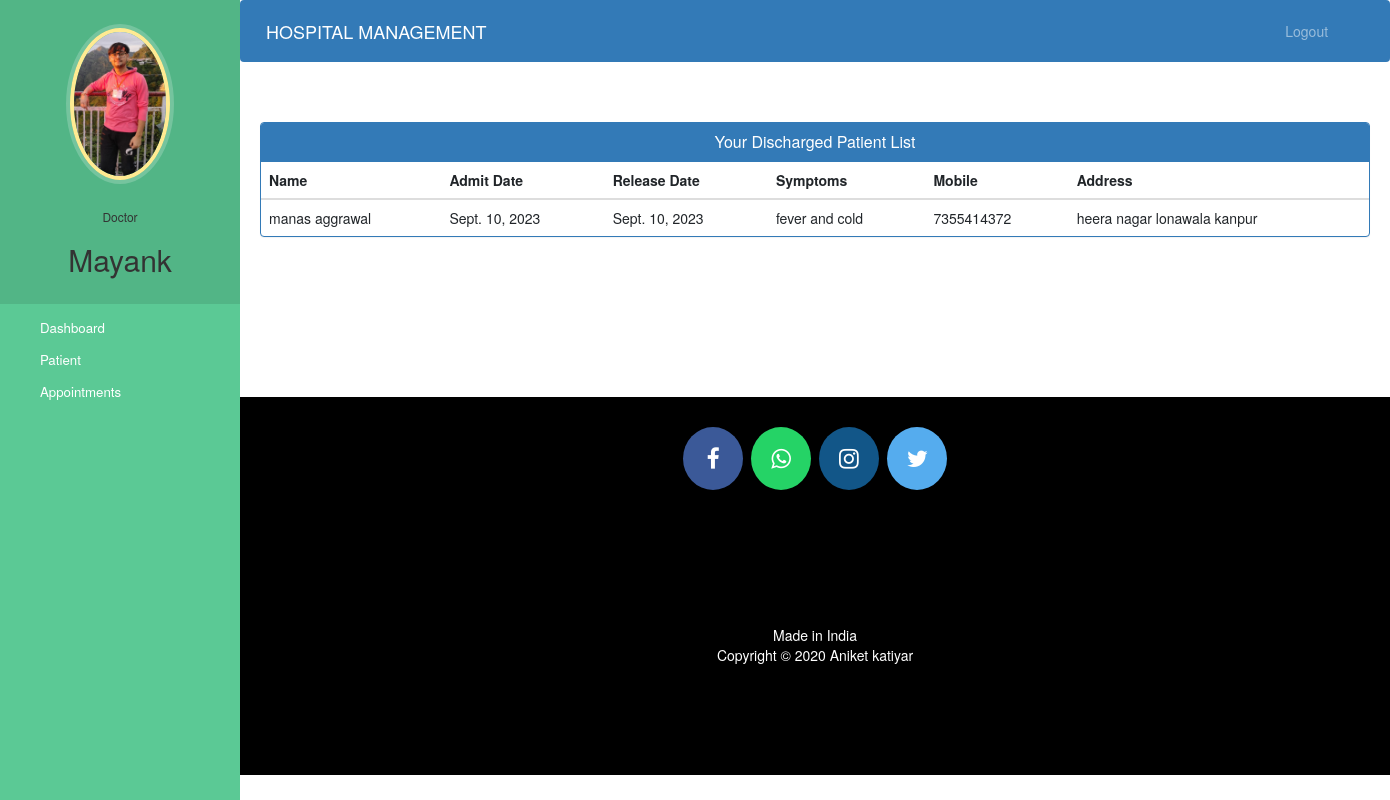
The page /doctor-view-discharge-patient (signed in) on the database its author committed.
### hospital/models.py (models this page shows, shortened)
class Doctor(models.Model):
    user=models.OneToOneField(User,on_delete=models.CASCADE)
    profile_pic= models.ImageField(upload_to='profile_pic/DoctorProfilePic/',null=True,blank=True)
    address = models.CharField(max_length=40)
    mobile = models.CharField(max_length=20,null=True)
    department= models.CharField(max_length=50,choices=departments,default='Cardiologist')
    status=models.BooleanField(default=False)

class PatientDischargeDetails(models.Model):
    patientId=models.PositiveIntegerField(null=True)
    patientName=models.CharField(max_length=40)
    assignedDoctorName=models.CharField(max_length=40)
    address = models.CharField(max_length=40)
    mobile = models.CharField(max_length=20,null=True)
    symptoms = models.CharField(max_length=100,null=True)
    admitDate=models.DateField(null=False)
    releaseDate=models.DateField(null=False)
    daySpent=models.PositiveIntegerField(null=False)
    roomCharge=models.PositiveIntegerField(null=False)
    medicineCost=models.PositiveIntegerField(null=False)
    doctorFee=models.PositiveIntegerField(null=False)
    OtherCharge=models.PositiveIntegerField(null=False)
    total=models.PositiveIntegerField(null=False)

### hospital/views.py (the view)
# urls.py: path('doctor-view-discharge-patient',views.doctor_view_discharge_patient_view,name='doctor-view-discharge-patient'),
@login_required(login_url='doctorlogin')
@user_passes_test(is_doctor)
def doctor_view_discharge_patient_view(request):
    dischargedpatients=models.PatientDischargeDetails.objects.all().distinct().filter(assignedDoctorName=request.user.first_name)
    doctor=models.Doctor.objects.get(user_id=request.user.id) #for profile picture of doctor in sidebar
    return render(request,'hospital/doctor_view_discharge_patient.html',{'dischargedpatients':dischargedpatients,'doctor':doctor})

### hospital/views.py (called while the page is built)
def is_doctor(user):
    return user.groups.filter(name='DOCTOR').exists()

### templates/hospital/doctor_view_discharge_patient.html (shortened to what this page needs)
{% extends 'hospital/doctor_base.html' %}
{% block content %}
{% load static %}
<head>
  <link href="//netdna.bootstrapcdn.com/bootstrap/3.0.0/css/bootstrap.min.css" rel="stylesheet" id="bootstrap-css">
</head>
<div class="container">
  <div class="panel panel-primary">
    <div class="panel-heading">
      <h6 class="panel-title">Your Discharged Patient List</h6>
    </div>
    <table class="table table-hover" id="dev-table">
      <thead>
        <tr>
          <th>Name</th>
          <th>Admit Date</th>
          <th>Release Date</th>
          <th>Symptoms</th>
          <th>Mobile</th>
          <th>Address</th>
        </tr>
      </thead>
      {% for p in dischargedpatients %}
      <tr>
        <td> {{p.patientName}}</td>
        <td>{{p.admitDate}}</td>
        <td>{{p.releaseDate}}</td>
        <td>{{p.symptoms}}</td>
        <td>{{p.mobile}}</td>
        <td>{{p.address}}</td>
      </tr>
      {% endfor %}
    </table>
  </div>
</div>
{% endblock content %}

### templates/hospital/doctor_base.html (shortened to what this page needs)
<!DOCTYPE html>
{% load static %}
<html lang="en">
<head>
  <link rel="stylesheet" href="https://stackpath.bootstrapcdn.com/bootstrap/4.3.1/css/bootstrap.min.css">
  <link rel="stylesheet" href="https://maxcdn.bootstrapcdn.com/font-awesome/4.7.0/css/font-awesome.min.css">
</head>
<body>
  <nav class="menu" tabindex="0">
    <header class="avatar">
      <img src="{% static doctor.profile_pic.url %}" alt="Profile Pic" />
      <br><br>
      <h6>Doctor</h6>
      <h2>{{request.user.first_name}}</h2>
    </header>
    <ul>
      <li tabindex="0" class="icon-dashboard"> <a style="color:white; text-decoration:none;" href="/doctor-dashboard"><span>Dashboard</span></a> </li>
      <li tabindex="0" class="icon-users"> <a style="color:white; text-decoration:none;" href="/doctor-patient"><span>Patient</span></a></li>
      <li tabindex="0" class="icon-calendar"> <a style="color:white; text-decoration:none;" href="/doctor-appointment"><span>Appointments</span></a></li>
    </ul>
  </nav>
  <main>
    <div class="bs-example">
      <nav class="navbar navbar-expand-md  navbar-dark fixed-top" style="background:#337AB7;">
        <a href="/doctor-dashboard" class="navbar-brand">HOSPITAL MANAGEMENT</a>
        <div class="collapse navbar-collapse justify-content-between" id="navbarCollapse">
          <div class="navbar-nav" style=" margin-left: 90%;">
            <a href="/logout" class="nav-item nav-link">Logout</a>
          </div>
        </div>
      </nav>
    </div>
    <br><br>
    {% block content %}
    {% endblock content %}
    <br><br><br><br><br><br><br>
    <footer>
      <p>
        <a id="ftr" href="https://facebook.com/sumit.luv/" class="fa fa-facebook"></a>
        <a id="ftr" href="https://api.whatsapp.com/send?phone=919572181024&text=Hello%20Sumit.%0d%0aHow%20are%20you%20%3f%0d%0aI%20came%20from%20your%20website.&source=&data=#" class="fa fa-whatsapp"></a>
        <a id="ftr" href="https://instagram.com/sumit.luv" class="fa fa-instagram"></a>
        <a id="ftr" href="https://twitter.com/sumitkumar1503" class="fa fa-twitter"></a>
      </p>
      <br>
      <div class="container">
        <div class="row">
          <div class="col-md-12 col-sm-12">
            <div style="color:#ffffff;" class="wow fadeInUp footer-copyright">
              <p>Made in India <br>
                Copyright &copy; 2020 Aniket katiyar </p>
            </div>
          </div>
        </div>
      </div>
    </footer>
  </main>
</body>
</html>

### templates/hospital/doctor_base.html (style rules this page uses)
a:link { text-decoration: none; }
a { color: white; }
footer { padding: 0px 0px 0px 0px; background-color: black; margin: 0px; }
#ftr { padding: 20px; }
.fa { font-size: 23px; width: 60px; text-align: center; text-decoration: none; margin: 5px 2px; border-radius: 50%; }
.fa-facebook { background: #3B5998; color: white; margin-top: 30px; }
.fa-whatsapp { background: #25d366; color: white; }
.fa-twitter { background: #55ACEE; color: white; }
.fa-instagram { background: #125688; color: white; }
p { text-align: center; }
body { padding-left: 240px; }
main { position: relative; height: 100vh; }
.menu { background: #5bc995; height: 100vh; width: 240px; position: fixed; top: 0px; left: 0; z-index: 5; outline: none; }
.menu .avatar { background: rgba(0, 0, 0, 0.1); padding: 2em 0.5em; text-align: center; }
.menu .avatar img { width: 100px; border-radius: 50%; overflow: hidden; border: 4px solid #ffea92; box-shadow: 0 0 0 4px rgba(255, 255, 255, 0.2); }
.menu .avatar h2 { font-weight: normal; margin-bottom: 0; }
.menu ul { list-style: none; padding: 0.5em 0; margin: 0; }
.menu ul li { padding: 0.5em 1em 0.5em 3em; font-size: 0.95em; font-weight: regular; background-repeat: no-repeat; background-position: left 15px center; background-size: auto 20px; transition: all 0.15s linear; cursor: pointer; }
.menu ul li.icon-dashboard { background-image: url("http://www.entypo.com/images//gauge.svg"); }
.menu ul li.icon-users { background-image: url("http://www.entypo.com/images//users.svg"); }
.menu ul li.icon-calendar { background-image: url("http://www.entypo.com/images//calendar.svg"); }

### templates/hospital/doctor_view_discharge_patient.html (style rules this page uses)
a:link { text-decoration: none; }
h6 { text-align: center; }
.row { margin: 100px; }

### rows shown on the page
Doctor: profile_pic (picture)
PatientDischargeDetails: patientName "manas aggrawal", admitDate "Sept. 10, 2023", releaseDate "Sept. 10, 2023", symptoms "fever and cold", mobile "7355414372", address "heera nagar lonawala kanpur"

### other values the page prints
{{ request.user.first_name }} "Mayank"
